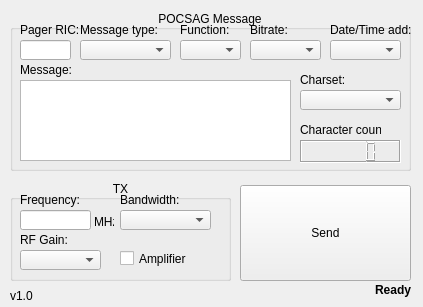
<?xml version="1.0" encoding="UTF-8"?>
<ui version="4.0">
 <class>PagerSenderClass</class>
 <widget class="QMainWindow" name="PagerSenderClass">
  <property name="geometry">
   <rect>
    <x>0</x>
    <y>0</y>
    <width>423</width>
    <height>307</height>
   </rect>
  </property>
  <property name="windowTitle">
   <string>HackRF POCSAG Sender</string>
  </property>
  <widget class="QWidget" name="centralWidget">
   <widget class="QGroupBox" name="groupBox">
    <property name="geometry">
     <rect>
      <x>10</x>
      <y>10</y>
      <width>401</width>
      <height>161</height>
     </rect>
    </property>
    <property name="title">
     <string>POCSAG Message</string>
    </property>
    <property name="alignment">
     <set>Qt::AlignCenter</set>
    </property>
    <widget class="QLCDNumber" name="charCount">
     <property name="geometry">
      <rect>
       <x>290</x>
       <y>130</y>
       <width>101</width>
       <height>23</height>
      </rect>
     </property>
     <property name="frameShape">
      <enum>QFrame::Box</enum>
     </property>
     <property name="frameShadow">
      <enum>QFrame::Sunken</enum>
     </property>
    </widget>
    <widget class="QPlainTextEdit" name="messageText">
     <property name="geometry">
      <rect>
       <x>10</x>
       <y>70</y>
       <width>271</width>
       <height>81</height>
      </rect>
     </property>
     <property name="font">
      <font>
       <family>Consolas</family>
      </font>
     </property>
    </widget>
    <widget class="QComboBox" name="msgCharset">
     <property name="geometry">
      <rect>
       <x>290</x>
       <y>80</y>
       <width>101</width>
       <height>20</height>
      </rect>
     </property>
    </widget>
    <widget class="QLabel" name="label1_5">
     <property name="geometry">
      <rect>
       <x>240</x>
       <y>10</y>
       <width>51</width>
       <height>20</height>
      </rect>
     </property>
     <property name="text">
      <string>Bitrate:</string>
     </property>
    </widget>
    <widget class="QLabel" name="label1_2">
     <property name="geometry">
      <rect>
       <x>10</x>
       <y>50</y>
       <width>61</width>
       <height>20</height>
      </rect>
     </property>
     <property name="text">
      <string>Message:</string>
     </property>
    </widget>
    <widget class="QLabel" name="label1_4">
     <property name="geometry">
      <rect>
       <x>170</x>
       <y>10</y>
       <width>51</width>
       <height>20</height>
      </rect>
     </property>
     <property name="text">
      <string>Function:</string>
     </property>
    </widget>
    <widget class="QComboBox" name="msgBitrate">
     <property name="geometry">
      <rect>
       <x>240</x>
       <y>30</y>
       <width>71</width>
       <height>20</height>
      </rect>
     </property>
    </widget>
    <widget class="QLabel" name="label1">
     <property name="geometry">
      <rect>
       <x>10</x>
       <y>10</y>
       <width>61</width>
       <height>20</height>
      </rect>
     </property>
     <property name="text">
      <string>Pager RIC:</string>
     </property>
    </widget>
    <widget class="QLabel" name="label1_6">
     <property name="geometry">
      <rect>
       <x>290</x>
       <y>60</y>
       <width>51</width>
       <height>20</height>
      </rect>
     </property>
     <property name="text">
      <string>Charset:</string>
     </property>
    </widget>
    <widget class="QComboBox" name="messageType">
     <property name="geometry">
      <rect>
       <x>70</x>
       <y>30</y>
       <width>91</width>
       <height>20</height>
      </rect>
     </property>
    </widget>
    <widget class="QLabel" name="label1_3">
     <property name="geometry">
      <rect>
       <x>70</x>
       <y>10</y>
       <width>81</width>
       <height>20</height>
      </rect>
     </property>
     <property name="text">
      <string>Message type:</string>
     </property>
    </widget>
    <widget class="QComboBox" name="msgFunc">
     <property name="geometry">
      <rect>
       <x>170</x>
       <y>30</y>
       <width>61</width>
       <height>20</height>
      </rect>
     </property>
    </widget>
    <widget class="QLineEdit" name="pagerRIC">
     <property name="geometry">
      <rect>
       <x>10</x>
       <y>30</y>
       <width>51</width>
       <height>20</height>
      </rect>
     </property>
     <property name="alignment">
      <set>Qt::AlignCenter</set>
     </property>
    </widget>
    <widget class="QLabel" name="label1_7">
     <property name="geometry">
      <rect>
       <x>290</x>
       <y>110</y>
       <width>81</width>
       <height>20</height>
      </rect>
     </property>
     <property name="text">
      <string>Character count:</string>
     </property>
    </widget>
    <widget class="QComboBox" name="dateTime">
     <property name="geometry">
      <rect>
       <x>320</x>
       <y>30</y>
       <width>71</width>
       <height>20</height>
      </rect>
     </property>
    </widget>
    <widget class="QLabel" name="label1_12">
     <property name="geometry">
      <rect>
       <x>320</x>
       <y>10</y>
       <width>81</width>
       <height>20</height>
      </rect>
     </property>
     <property name="text">
      <string>Date/Time add:</string>
     </property>
    </widget>
   </widget>
   <widget class="QPushButton" name="send">
    <property name="geometry">
     <rect>
      <x>240</x>
      <y>185</y>
      <width>171</width>
      <height>96</height>
     </rect>
    </property>
    <property name="text">
     <string>Send</string>
    </property>
   </widget>
   <widget class="QGroupBox" name="groupBox_2">
    <property name="geometry">
     <rect>
      <x>10</x>
      <y>180</y>
      <width>221</width>
      <height>101</height>
     </rect>
    </property>
    <property name="title">
     <string>TX</string>
    </property>
    <property name="alignment">
     <set>Qt::AlignCenter</set>
    </property>
    <widget class="QLineEdit" name="freq">
     <property name="geometry">
      <rect>
       <x>10</x>
       <y>30</y>
       <width>71</width>
       <height>20</height>
      </rect>
     </property>
     <property name="alignment">
      <set>Qt::AlignCenter</set>
     </property>
    </widget>
    <widget class="QLabel" name="label1_8">
     <property name="geometry">
      <rect>
       <x>10</x>
       <y>10</y>
       <width>61</width>
       <height>20</height>
      </rect>
     </property>
     <property name="text">
      <string>Frequency:</string>
     </property>
    </widget>
    <widget class="QLabel" name="label1_9">
     <property name="geometry">
      <rect>
       <x>84</x>
       <y>32</y>
       <width>20</width>
       <height>20</height>
      </rect>
     </property>
     <property name="text">
      <string>MHz</string>
     </property>
    </widget>
    <widget class="QComboBox" name="bandwidth">
     <property name="geometry">
      <rect>
       <x>110</x>
       <y>30</y>
       <width>91</width>
       <height>20</height>
      </rect>
     </property>
    </widget>
    <widget class="QLabel" name="label1_10">
     <property name="geometry">
      <rect>
       <x>110</x>
       <y>10</y>
       <width>81</width>
       <height>20</height>
      </rect>
     </property>
     <property name="text">
      <string>Bandwidth:</string>
     </property>
    </widget>
    <widget class="QCheckBox" name="useAmp">
     <property name="geometry">
      <rect>
       <x>110</x>
       <y>70</y>
       <width>70</width>
       <height>17</height>
      </rect>
     </property>
     <property name="text">
      <string>Amplifier</string>
     </property>
    </widget>
    <widget class="QLabel" name="label1_11">
     <property name="geometry">
      <rect>
       <x>10</x>
       <y>50</y>
       <width>51</width>
       <height>20</height>
      </rect>
     </property>
     <property name="text">
      <string>RF Gain:</string>
     </property>
    </widget>
    <widget class="QComboBox" name="rfGain">
     <property name="geometry">
      <rect>
       <x>10</x>
       <y>70</y>
       <width>81</width>
       <height>20</height>
      </rect>
     </property>
    </widget>
   </widget>
   <widget class="QLabel" name="status">
    <property name="geometry">
     <rect>
      <x>50</x>
      <y>280</y>
      <width>361</width>
      <height>20</height>
     </rect>
    </property>
    <property name="font">
     <font>
      <weight>75</weight>
      <bold>true</bold>
     </font>
    </property>
    <property name="layoutDirection">
     <enum>Qt::LeftToRight</enum>
    </property>
    <property name="text">
     <string>Ready</string>
    </property>
    <property name="alignment">
     <set>Qt::AlignRight|Qt::AlignTrailing|Qt::AlignVCenter</set>
    </property>
   </widget>
   <widget class="QLabel" name="version">
    <property name="geometry">
     <rect>
      <x>10</x>
      <y>285</y>
      <width>31</width>
      <height>21</height>
     </rect>
    </property>
    <property name="text">
     <string>v1.0</string>
    </property>
   </widget>
  </widget>
 </widget>
 <layoutdefault spacing="6" margin="11"/>
 <resources>
  <include location="PagerSender.qrc"/>
 </resources>
 <connections/>
</ui>
